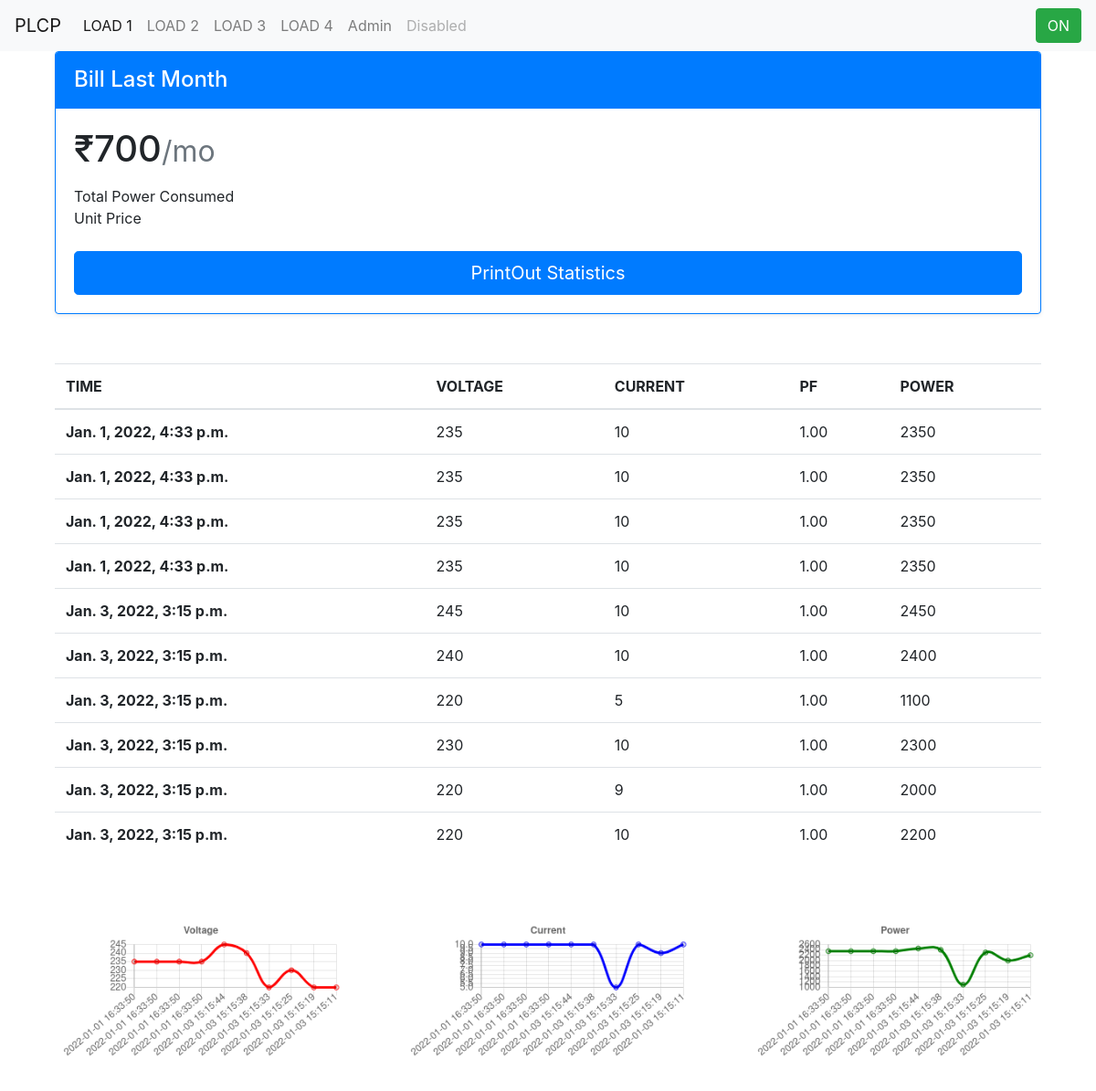
The page / on the database its author committed.
### main/models.py (models this page shows)
class plcp(models.Model):
	dt = models.DateTimeField()
	Voltage = models.IntegerField()
	Current = models.IntegerField()
	Power = models.IntegerField()
	pf = models.DecimalField(max_digits=3,decimal_places=2,default=1.00)

### main/views.py (the view)
# urls.py: path("",views.index,name="home"),
def index(request):
	data=plcp.objects.all().order_by('-pk')
	state1=plcp_state.objects.all().first().state
	dtt=[]
	V=[]
	I=[]
	P=[]
	for i in data:
		dtt.append(str(i.dt))
		V.append(i.Voltage)
		I.append(i.Current)
		P.append(i.Power)
	return render(request,'index.html',{'data':data,'V':V,'I':I,'dtt':dtt,'P':P,'state':state1})

### main/templates/index.html (shortened to what this page needs)
<!doctype html>
<html lang="en">
  <head>
    <link rel="stylesheet" href="https://stackpath.bootstrapcdn.com/bootstrap/4.1.3/css/bootstrap.min.css">
    <link rel="stylesheet" href="static/main.css">
  </head>
  <body>
    <nav class="navbar navbar-expand-lg navbar-light bg-light">
  <a class="navbar-brand" href="#">PLCP</a>
  <div class="collapse navbar-collapse" id="navbarSupportedContent">
    <ul class="navbar-nav mr-auto">
      <li class="nav-item active">
        <a class="nav-link" href="home">LOAD 1 <span class="sr-only">(current)</span></a>
      </li>
      <li class="nav-item">
        <a class="nav-link" href="/2">LOAD 2</a>
      </li>
      <li class="nav-item">
        <a class="nav-link" href="/3">LOAD 3</a>
      </li>
      <li class="nav-item">
        <a class="nav-link" href="/4">LOAD 4</a>
      </li>
      <li class="nav-item">
        <a class="nav-link" href="/admin">Admin</a>
      </li>
      <li class="nav-item">
        <a class="nav-link disabled" href="#">Disabled</a>
      </li>
    </ul>
    {% if state == True %}
    <a href="index_state">
      <button type="button" class="btn btn-success">ON</button>
    </a>
  {% else %}
  <a href="index_state">
    <button type="button" class="btn btn-danger">OFF</button>
  </a>
  {% endif %}
  </div>
</nav>
<div class="container">
	      <div class="col">
        <div class="card mb-4 rounded-3 shadow-sm border-primary">
          <div class="card-header py-3 text-white bg-primary border-primary">
            <h4 class="my-0 fw-normal">Bill Last Month</h4>
          </div>
          <div class="card-body">
            <h1 class="card-title pricing-card-title">&#8377;700<small class="text-muted fw-light">/mo</small></h1>
            <ul class="list-unstyled mt-3 mb-4">
              <li>Total Power Consumed</li>
              <li>Unit Price</li>
            </ul>
            <a href="/data_csv"><button type="button"  class="w-100 btn btn-lg btn-primary">PrintOut Statistics</button></a>
          </div>
        </div>
      </div>
 </div>
<div class="container" style="padding:30px;">
<table class="table" >
  <thead>
    <tr>
      <th scope="col">TIME</th>
      <th scope="col">VOLTAGE</th>
      <th scope="col">CURRENT</th>
      <th scope="col">PF</th>
      <th scope="col">POWER</th>
    </tr>
  </thead>
  <tbody>
  {%for i in data %}
    <tr>
      <th scope="row">{{i.dt}}</th>
      <td>{{i.Voltage}}</td>
      <td>{{i.Current}}</td>
      <td>{{i.pf}}</td>
      <td>{{i.Power}}</td>
    </tr>
	{% endfor %}
  </tbody>
</table>
</div>
<div class="container">
  <div class="row">
    <div class="col-sm">
     <p align="center">
	<canvas id="Voltage" style="width:100%;max-width:700px;padding:20px;"></canvas>
	</p>
    </div>
    <div class="col-sm">
      <p align="center">
	<canvas id="Current" style="width:100%;max-width:700px;padding:20px;"></canvas>
	</p>
    </div>
    <div class="col-sm">
      <p align="center">
	<canvas id="Power" style="width:100%;max-width:700px;padding:20px;"></canvas>
	</p>
    </div>
  </div>
</div>
	<script>
	var xValues = [];
	{% for i in dtt %}
		xValues.push(String("{{i}}"));
		{% endfor %}
		new Chart("Voltage", {
		  type: "line",
		  data: {
			labels: xValues,
			datasets: [{
			  data:{{V}},
			  borderColor: "red",
			  fill: false
			},]
		  },
		  options: {
			legend: {display: false},
			title: {
      display: true,
      text: "Voltage"
    }
		  }
		});
		new Chart("Current", {
		  type: "line",
		  data: {
			labels: xValues,
			datasets: [{
			  data: {{I}},
			  borderColor: "blue",
			  fill: false
			}]
		  },
		  options: {
			legend: {display: false},
			title: {
      display: true,
      text: "Current"
    }
		  }
		});
		new Chart("Power", {
		  type: "line",
		  data: {
			labels: xValues,
			datasets: [{
			  data: {{ P }},
			  borderColor: "green",
			  fill: false
			},]
		  },
		  options: {
			legend: {display: false},
			title: {
      display: true,
      text: "Power"
    }
		  }
		});
	</script>
  </body>
</html>

### rows shown on the page
plcp: dt "Jan. 1, 2022, 4:33 p.m.", Voltage "235", Current "10", pf "1.00", Power "2350"
plcp: dt "Jan. 1, 2022, 4:33 p.m.", Voltage "235", Current "10", pf "1.00", Power "2350"
plcp: dt "Jan. 1, 2022, 4:33 p.m.", Voltage "235", Current "10", pf "1.00", Power "2350"
plcp: dt "Jan. 1, 2022, 4:33 p.m.", Voltage "235", Current "10", pf "1.00", Power "2350"
plcp: dt "Jan. 3, 2022, 3:15 p.m.", Voltage "245", Current "10", pf "1.00", Power "2450"
plcp: dt "Jan. 3, 2022, 3:15 p.m.", Voltage "240", Current "10", pf "1.00", Power "2400"
plcp: dt "Jan. 3, 2022, 3:15 p.m.", Voltage "220", Current "5", pf "1.00", Power "1100"
plcp: dt "Jan. 3, 2022, 3:15 p.m.", Voltage "230", Current "10", pf "1.00", Power "2300"
plcp: dt "Jan. 3, 2022, 3:15 p.m.", Voltage "220", Current "9", pf "1.00", Power "2000"
plcp: dt "Jan. 3, 2022, 3:15 p.m.", Voltage "220", Current "10", pf "1.00", Power "2200"

### other values the page prints
chart data {{ V }} [235, 235, 235, 235, 245, 240, 220, 230, 220, 220]
chart data {{ I }} [10, 10, 10, 10, 10, 10, 5, 10, 9, 10]
chart data {{ P }} [2350, 2350, 2350, 2350, 2450, 2400, 1100, 2300, 2000, 2200]
